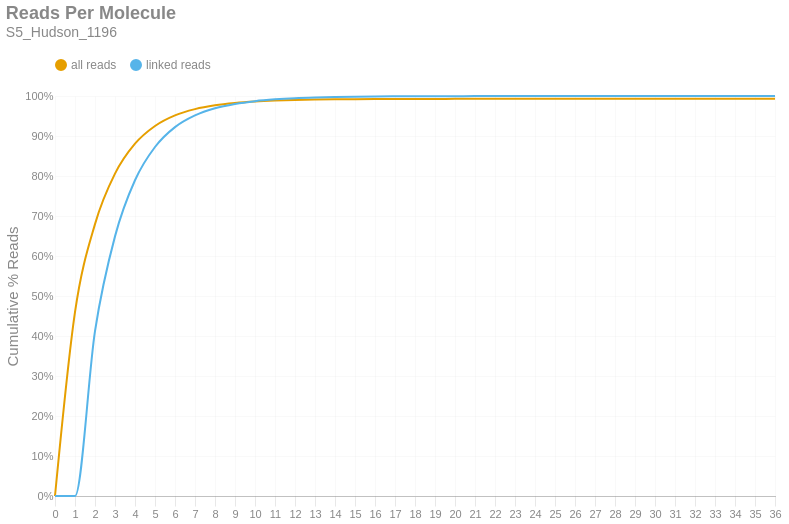

Here is the notebook cell this chart was saved with:
### Markdown cell above
### Reads per Molecule
This chart shows the cumulative distribution of the number of reads per linked molecule. That is, how many alignments are associated with a unique molecule. This excludes the number of reads associated with invalid or absent linked-read barcodes. The `linked` histogram is the percentages recalculated when disregarding singletons.

### Code cell
if SKIPLR:
    print_html(f"Skipped")
else:
    counts = np.bincount(valids['reads'].cast(pl.Int64).to_numpy())
    weighted = counts * np.arange(len(counts))
    all_perc = weighted / n_reads
    linked_perc = weighted / n_linked_reads
    linked_perc[1] = 0
    binned_df = pl.DataFrame({
        'readsper': list(range(len(counts))),
        'all reads (cumsum)': np.cumsum(all_perc).tolist(),
        'linked reads (cumsum)': np.cumsum(linked_perc).tolist(),
    })

    with SafeRender(binned_df):
        (
            density_plot(binned_df, 'Reads Per Molecule', samplename, 'readspmol')
            .encode(
                x=alt.X('readsper:O', title=None).axis(labelAngle=0).scale(padding=0),
                y=alt.Y('value:Q', title='Cumulative % Reads').axis(format='%').stack(False),
                color=alt.Color("key:N").scale(domain=["all reads", "linked reads"]),
                tooltip=[
                    alt.Tooltip("key:N", title="Data Type"),
                    alt.Tooltip("readsper:O", title="Reads Per Molecule"),
                    alt.Tooltip("value:Q", format=".2%", title="% Reads (Cum.)")
                ]            
            )
        ).display()

### Figure 1 — Vega-Lite specification as saved in the notebook (floating-point values rounded to 4 significant figures)
{"width": "container", "height": 400, "config": {"title": {"anchor": "start", "dy": -15, "fontSize": 18, "color": "#888888", "subtitleColor": "#888888", "subtitleFontSize": 14}, "arc": {"fill": "#0072B2"}, "axis": {"domainColor": "#888888", "domainWidth": 0.5, "gridWidth": 0.2, "grid": false, "titleFontWeight": 400, "titleFontSize": 15, "labelFontSize": 11, "labelColor": "#888888", "tickColor": "#888888", "tickWidth": 0.2, "titleColor": "#888888"}, "axisBand": {"grid": false}, "axisX": {"grid": true, "tickSize": 10, "domainCap": "round"}, "axisY": {"domain": false, "grid": true, "tickSize": 0, "domainCap": "round"}, "background": "transparent", "header": {"labelFontSize": 15, "labelColor": "#888888", "titleFontSize": 15, "titleFontWeight": 600, "titleColor": "#888888"}, "legend": {"labelFont": "sans-serif", "labelFontSize": 12, "labelColor": "#888888", "symbolSize": 100, "symbolType": "circle", "titleFontSize": 12, "titlePadding": 10, "titleColor": "#888888", "title": null, "orient": "top"}, "range": {"category": ["#E69F00", "#56B4E9", "#009E73", "#F0E442", "#0072B2", "#D55E00", "#CC79A7", "#000000"], "diverging": ["#cfe8f3", "#a2d4ec", "#73bfe2", "#46abdb", "#1696d2", "#12719e"]}, "area": {"fill": "#0072B2", "fillOpacity": 0.7, "line": true, "strokeOpacity": 0.7}, "line": {"color": "#0072B2", "stroke": "#0072B2", "strokeWidth": 2}, "trail": {"color": "#0072B2", "stroke": "#0072B2", "strokeWidth": 0, "size": 1}, "point": {"filled": true, "fillOpacity": 1.0, "size": 95}, "text": {"color": "#888888", "fontSize": 11, "align": "right", "fontWeight": 400, "size": 11}, "bar": {"fill": "#0072B2", "stroke": null}, "view": {"stroke": null, "continuousWidth": 660, "continuousHeight": 400}}, "data": {"name": "data-c36896dfc84146b1b93c8d79a0ffdc2c"}, "mark": {"type": "line", "interpolate": "monotone", "point": {"opacity": 0, "size": 275}}, "encoding": {"color": {"field": "key", "scale": {"domain": ["all reads", "linked reads"]}, "type": "nominal"}, "tooltip": [{"field": "key", "title": "Data Type", "type": "nominal"}, {"field": "readsper", "title": "Reads Per Molecule", "type": "ordinal"}, {"field": "value", "format": ".2%", "title": "% Reads (Cum.)", "type": "quantitative"}], "x": {"axis": {"labelAngle": 0}, "field": "readsper", "scale": {"padding": 0}, "title": null, "type": "ordinal"}, "y": {"axis": {"format": "%"}, "field": "value", "stack": false, "title": "Cumulative % Reads", "type": "quantitative"}}, "params": [{"name": "param_c36ac31b6afebe62", "select": {"type": "point", "fields": ["key"]}, "bind": "legend"}], "title": {"text": "Reads Per Molecule", "subtitle": "S5_Hudson_1196"}, "transform": [{"fold": ["all reads (cumsum)", "linked reads (cumsum)"]}, {"calculate": "replace(datum.key, ' (cumsum)', '')", "as": "key"}, {"filter": {"param": "param_c36ac31b6afebe62"}}], "usermeta": {"embedOptions": {"downloadFileName": "S5_Hudson_1196.readspmol"}}, "$schema": "https://vega.github.io/schema/vega-lite/v6.1.0.json", "datasets": {"data-c36896dfc84146b1b93c8d79a0ffdc2c": [{"readsper": 0, "all reads (cumsum)": 0.0, "linked reads (cumsum)": 0.0}, {"readsper": 1, "all reads (cumsum)": 0.4598, "linked reads (cumsum)": 0.0}, {"readsper": 2, "all reads (cumsum)": 0.6797, "linked reads (cumsum)": 0.4124}, {"readsper": 3, "all reads (cumsum)": 0.8059, "linked reads (cumsum)": 0.6491}, {"readsper": 4, "all reads (cumsum)": 0.8807, "linked reads (cumsum)": 0.7894}, {"readsper": 5, "all reads (cumsum)": 0.9251, "linked reads (cumsum)": 0.8725}, {"readsper": 6, "all reads (cumsum)": 0.9516, "linked reads (cumsum)": 0.9222}, {"readsper": 7, "all reads (cumsum)": 0.9672, "linked reads (cumsum)": 0.9515}, {"readsper": 8, "all reads (cumsum)": 0.9767, "linked reads (cumsum)": 0.9694}, {"readsper": 9, "all reads (cumsum)": 0.9825, "linked reads (cumsum)": 0.9802}, {"readsper": 10, "all reads (cumsum)": 0.9862, "linked reads (cumsum)": 0.9872}, {"readsper": 11, "all reads (cumsum)": 0.9886, "linked reads (cumsum)": 0.9916}, {"readsper": 12, "all reads (cumsum)": 0.9901, "linked reads (cumsum)": 0.9945}, {"readsper": 13, "all reads (cumsum)": 0.991, "linked reads (cumsum)": 0.9962}, {"readsper": 14, "all reads (cumsum)": 0.9916, "linked reads (cumsum)": 0.9974}, {"readsper": 15, "all reads (cumsum)": 0.9921, "linked reads (cumsum)": 0.9982}, {"readsper": 16, "all reads (cumsum)": 0.9924, "linked reads (cumsum)": 0.9988}, {"readsper": 17, "all reads (cumsum)": 0.9926, "linked reads (cumsum)": 0.9991}, {"readsper": 18, "all reads (cumsum)": 0.9927, "linked reads (cumsum)": 0.9994}, {"readsper": 19, "all reads (cumsum)": 0.9928, "linked reads (cumsum)": 0.9995}, {"readsper": 20, "all reads (cumsum)": 0.9928, "linked reads (cumsum)": 0.9996}, {"readsper": 21, "all reads (cumsum)": 0.9929, "linked reads (cumsum)": 0.9998}, {"readsper": 22, "all reads (cumsum)": 0.9929, "linked reads (cumsum)": 0.9998}, {"readsper": 23, "all reads (cumsum)": 0.993, "linked reads (cumsum)": 0.9998}, {"readsper": 24, "all reads (cumsum)": 0.993, "linked reads (cumsum)": 0.9998}, {"readsper": 25, "all reads (cumsum)": 0.993, "linked reads (cumsum)": 0.9999}, {"readsper": 26, "all reads (cumsum)": 0.993, "linked reads (cumsum)": 0.9999}, {"readsper": 27, "all reads (cumsum)": 0.993, "linked reads (cumsum)": 0.9999}, {"readsper": 28, "all reads (cumsum)": 0.993, "linked reads (cumsum)": 1.0}, {"readsper": 29, "all reads (cumsum)": 0.993, "linked reads (cumsum)": 1.0}, {"readsper": 30, "all reads (cumsum)": 0.993, "linked reads (cumsum)": 1.0}, {"readsper": 31, "all reads (cumsum)": 0.993, "linked reads (cumsum)": 1.0}, {"readsper": 32, "all reads (cumsum)": 0.993, "linked reads (cumsum)": 1.0}, {"readsper": 33, "all reads (cumsum)": 0.993, "linked reads (cumsum)": 1.0}, {"readsper": 34, "all reads (cumsum)": 0.993, "linked reads (cumsum)": 1.0}, {"readsper": 35, "all reads (cumsum)": 0.993, "linked reads (cumsum)": 1.0}, {"readsper": 36, "all reads (cumsum)": 0.993, "linked reads (cumsum)": 1.0}]}}
